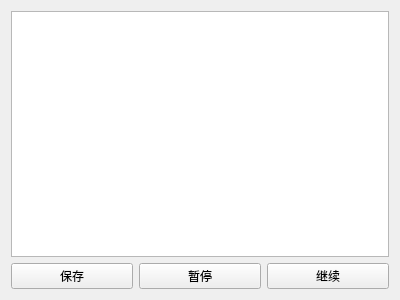
<?xml version="1.0" encoding="UTF-8"?>
<ui version="4.0">
 <class>Form</class>
 <widget class="QWidget" name="Form">
  <property name="geometry">
   <rect>
    <x>0</x>
    <y>0</y>
    <width>400</width>
    <height>300</height>
   </rect>
  </property>
  <property name="windowTitle">
   <string>Form</string>
  </property>
  <layout class="QVBoxLayout" name="verticalLayout">
   <item>
    <widget class="QTextBrowser" name="textBrowser"/>
   </item>
   <item>
    <layout class="QHBoxLayout" name="horizontalLayout">
     <item>
      <widget class="QPushButton" name="pushButton_3">
       <property name="text">
        <string>保存</string>
       </property>
      </widget>
     </item>
     <item>
      <widget class="QPushButton" name="pushButton">
       <property name="text">
        <string>暂停</string>
       </property>
      </widget>
     </item>
     <item>
      <widget class="QPushButton" name="pushButton_2">
       <property name="text">
        <string>继续</string>
       </property>
      </widget>
     </item>
    </layout>
   </item>
  </layout>
 </widget>
 <resources/>
 <connections/>
</ui>
